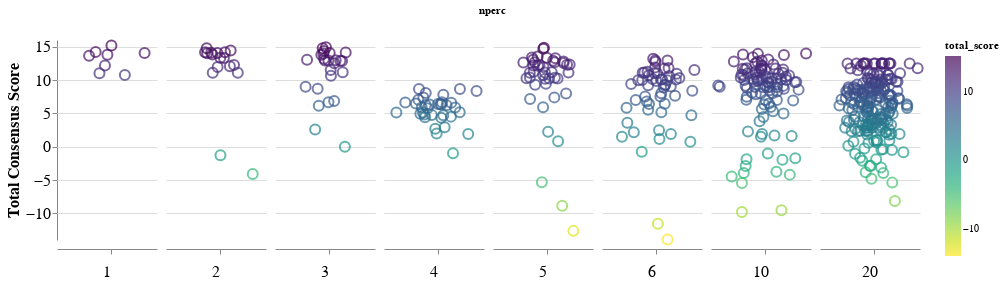

The notebook cell this image was saved under:
### Code cell
stripplot = alt.Chart(
    all_hex_df,
    #title=f"Prediction consensus matches"
).mark_point().encode(
    x=alt.X(
        'jitter:Q',
        title=None,
        axis=alt.Axis(values=[0], ticks=True, grid=False, labels=False),
        scale=alt.Scale()
    ),
    y=alt.Y('total_score:Q',axis=alt.Axis(title="Total Consensus Score")),
    color=alt.Color('total_score:Q',scale=alt.Scale(scheme='viridis'),sort='descending'),
    size=alt.value(100),
    tooltip=["desc:N","hex1:N",'hex2:N','total_score:Q'],
    column=alt.Column(
        'nperc:N', 
        header=alt.Header(
            labelFontSize=16,
            labelAngle=0,
            titleOrient='top',
            labelOrient='bottom',
            labelAlign='center',
            labelPadding=25,
       ),
    ),
).transform_calculate(
    # Generate Gaussian jitter with a Box-Muller transform
    jitter='sqrt(-2*log(random()))*cos(2*PI*random())'
).configure_facet(
    spacing=0
).configure_view(
    stroke=None
).configure_axis(
    labelFontSize=16,
    titleFontSize=16
).properties(height=200, width=100)

stripplot

### Figure 1 — Vega-Lite specification as saved in the notebook (floating-point values rounded to 4 significant figures; data arrays with more than 128 entries replaced by an {"elided": "..."} marker saying what was removed)
{"config": {"view": {"continuousWidth": 400, "continuousHeight": 300, "stroke": null}, "axis": {"labelFontSize": 16, "titleFontSize": 16}, "facet": {"spacing": 0}}, "data": {"name": "data-4d2c29ec6091fcd47b890264dd087b84"}, "mark": "point", "encoding": {"color": {"type": "quantitative", "field": "total_score", "scale": {"scheme": "viridis"}, "sort": "descending"}, "column": {"type": "nominal", "field": "nperc", "header": {"labelAlign": "center", "labelAngle": 0, "labelFontSize": 16, "labelOrient": "bottom", "labelPadding": 25, "titleOrient": "top"}}, "size": {"value": 100}, "tooltip": [{"type": "nominal", "field": "desc"}, {"type": "nominal", "field": "hex1"}, {"type": "nominal", "field": "hex2"}, {"type": "quantitative", "field": "total_score"}], "x": {"type": "quantitative", "axis": {"grid": false, "labels": false, "ticks": true, "values": [0]}, "field": "jitter", "scale": {}, "title": null}, "y": {"type": "quantitative", "axis": {"title": "Total Consensus Score"}, "field": "total_score"}}, "height": 200, "transform": [{"calculate": "sqrt(-2*log(random()))*cos(2*PI*random())", "as": "jitter"}], "width": 100, "$schema": "https://vega.github.io/schema/vega-lite/v4.0.2.json", "datasets": {"data-4d2c29ec6091fcd47b890264dd087b84": {"elided": "493 records"}}}
